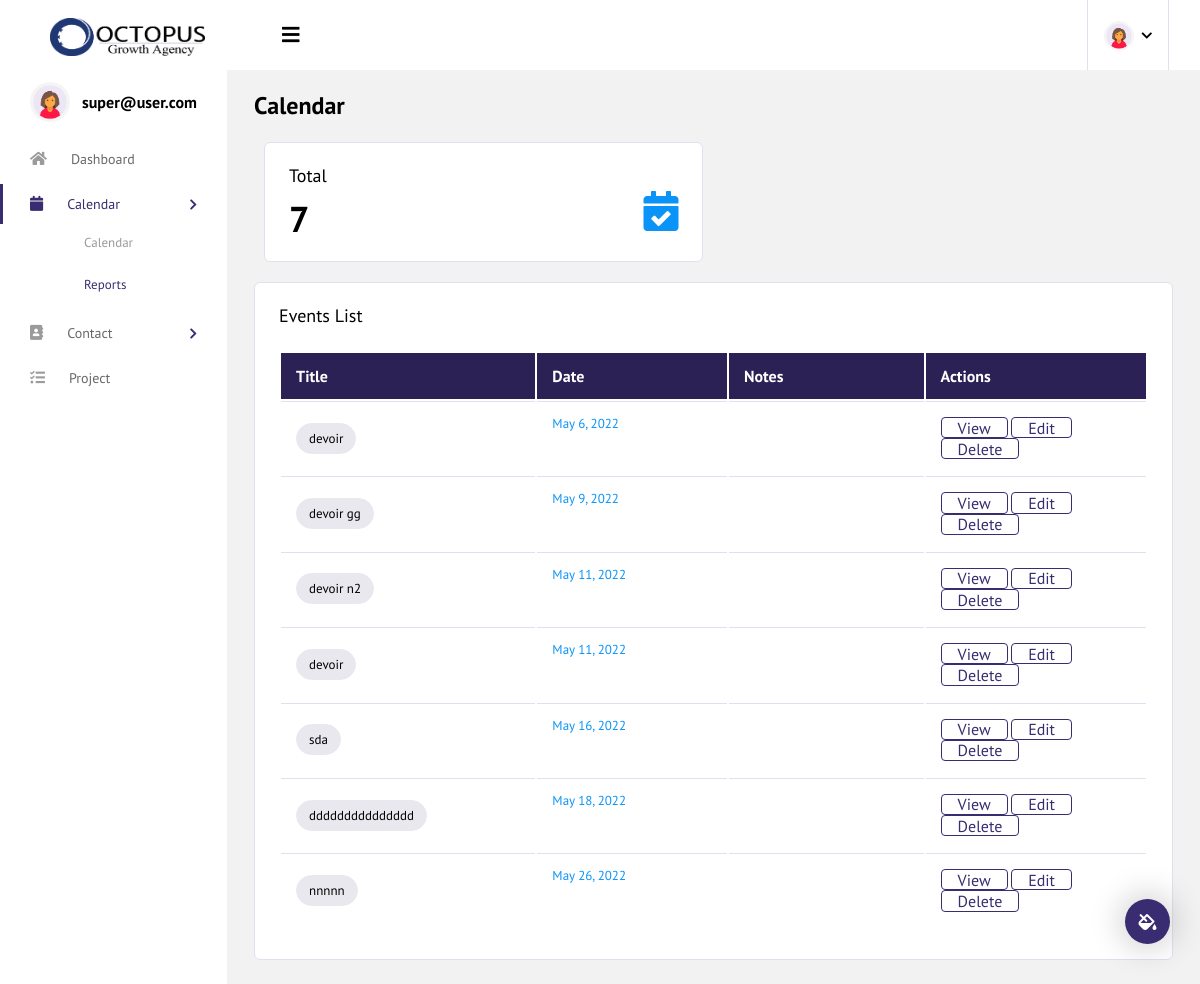
Screenshot of /meetings/event_list (signed in) with the database file from the repository.
### accounts/models.py (models this page shows, shortened)
class User(AbstractUser):
    username        = None
    email           = models.EmailField('email address', unique=True)
    picture         = models.ImageField(upload_to='images/faces', null=True, blank=True)
    pseudo          = models.CharField( max_length=150, null=True, blank=True)
    role            = models.CharField( max_length=150, null=True, blank=True)
    notes           = tinymce_models.HTMLField( blank=True, null=True)
    is_active       = models.BooleanField(default=False)
    is_manager      = models.BooleanField(default=False)
    is_admin        = models.BooleanField(default=False)
    USERNAME_FIELD  = 'email'
    REQUIRED_FIELDS = []
    objects         = UserManager()

### meetings/models.py (models this page shows, shortened)
class Event(models.Model):
    title        = models.CharField(max_length=200)
    description  = tinymce_models.HTMLField( blank=True, null=True)
    start_date   = models.DateField()
    start_time   = models.TimeField(blank=True, null=True,)
    end_time     = models.TimeField(blank=True, null=True,)
    company      = models.ForeignKey(Company, blank=True, null=True, on_delete=models.CASCADE)
    manager      = models.ForeignKey(Employee, blank=True, null=True, on_delete=models.CASCADE)

### meetings/views.py (the view)
# urls.py: path('event_list', login_required(EventsListView.as_view()), name='event_list'),
class EventsListView(RedirectPermissionRequiredMixin,ListView):
    template_name= "event_list.html"
    model = Event
    permission_required= 'meetings.view_meet'
    def get_context_data(self, **kwargs):
        context = super(EventsListView, self).get_context_data(**kwargs)
        context["event_count"] =Event.objects.all().count()
        filters= Eventsfilter(self.request.GET, queryset=Event.objects.all().order_by('start_date'))
        context["events"] = filters.qs
        return context

### meetings/templates/event_list.html (shortened to what this page needs)
{% extends "base.html" %}
{% load static %}
{% block content %}
      <div class="content-wrapper">
          <div class="page-header">
              <h3 class="page-title">
                Calendar
              </h3>
          </div>
          <div>
            <div class="col-md-6 grid-margin">
                <div class="card">
                    <div class="card-body">
                        <h4 class="card-title mb-0">Total</h4>
                        <div class="d-flex justify-content-between align-items-center">
                            <div class="d-inline-block pt-3">
                                <div class="d-md-flex">
                                    <h2 class="mb-0">{{ event_count }} </h2>
                                </div>
                            </div>
                            <div class="d-inline-block">
                                <i class=" fas  fa-solid fa-calendar-check text-info icon-lg"></i>
                            </div>
                        </div>
                    </div>
                </div>
            </div>
        </div>
        <div class="card">
            <div class="card-body">
              <h4 class="card-title">Events List</h4>
              <div class="row">
                <div class="col-12">
                  <div class="table-responsive">
                    <div id="order-listing_wrapper" class="dataTables_wrapper container-fluid dt-bootstrap4 no-footer">
                        <div class="row">
                                <div class="row">
                                    <div class="col-sm-12">
                                        <table id="order-listing" class="table dataTable no-footer" role="grid" aria-describedby="order-listing_info">
                                            <thead style="background-color: #2b2155; color:#fff;">
                                                <tr role="row">
                                                    <th style="width:400px;">Title </th>
                                                    <th style="width:400px;">Date</th>
                                                    <th style="width:400px;">Notes</th>
                                                    <th style="width:400px;" >Actions</th>
                                                </tr>
                                            </thead>
                                            <tbody>
                                                {% for event in events %}
                                            <tr role="row" class="odd">
                                                    <td ><span class="badge badge-pill badge-light">{{event.title}}</span> </td>
                                                    <td class="d-block text-info">{{event.start_date}}</td>
                                                    <td >{{event.description|safe}}</td>
                                                    <td >
                                                    <a href="{% url 'meetings:event_view' event.pk %}">
                                                        <button class="btn btn-outline-primary">View</button></a>
                                                    <a href="{% url 'meetings:edit_event' event.pk %}">
                                                    <button class="btn btn-outline-primary">Edit</button></a>
                                                    <a href="#">
                                                        <button class="btn btn-outline-primary">Delete</button></a>
                                                    </td>
                                                </tr>
                                            {% endfor %}
                                            </tbody>
                                            </table>
                                        </div>
                                    </div>
                                </div>
                                        </div>
                                        </div>
                                        </div>
                                    </div>
                                </div>
                            </div>
  </div>
  {% endblock content %}

### templates/navbar.html (shortened to what this page needs)
{% load static %}
<div class="container-scroller">
      <nav class="navbar col-lg-12 col-12 p-0 fixed-top d-flex flex-row default-layout-navbar">
        <div class="text-center navbar-brand-wrapper d-flex align-items-center justify-content-center">
          <a class="navbar-brand brand-logo" href="/"><img src="{% static 'images/logo.png' %}" alt="logo"/></a>
        </div>
        <div class="navbar-menu-wrapper d-flex align-items-stretch">
          <button class="navbar-toggler navbar-toggler align-self-center" type="button" data-toggle="minimize">
            <span class="fas fa-bars"></span>
          </button>
          <ul class="navbar-nav navbar-nav-right">
            <li class="nav-item nav-profile dropdown">
              <a class="nav-link dropdown-toggle" href="#" data-toggle="dropdown" id="profileDropdown">
              {% if user.picture %}
                <img src="{{user.picture.url}}" alt="profile"/>
              {% else %}
                <img  src="{% static 'images/avatar.png' %}" alt="logo"/>
              {% endif %}
              </a>
            </li>
          </ul>
        </div>
      </nav>

### templates/sidebar.html (shortened to what this page needs)
{% load static %}
    <div class="container-fluid page-body-wrapper">
          <div class="theme-setting-wrapper">
            <div id="settings-trigger"><i class="fas fa-fill-drip"></i></div>
          </div>
     <nav class="sidebar sidebar-offcanvas" id="sidebar">
        <ul class="nav">
          <li class="nav-item nav-profile">
            <div class="nav-link">
              <div class="profile-image">
              {% if user.picture %}
                  <img  src="{{user.picture.url}}" alt="image"/>
              {% else %}
                  <img  src="{% static 'images/avatar.png' %}" alt="logo"/>
              {% endif %}
              </div>
              <div class="profile-name">
                <p class="name">
                  <a href="{% url 'accounts:userdetail' %}" style="text-decoration:none; color:black;">{{ user.get_username }} </a>
                </p>
              </div>
            </div>
          </li>
          <li class="nav-item">
            <a class="nav-link" href="/" >
              <i class="fa fa-home menu-icon"></i>
              <span class="menu-title">Dashboard</span>
            </a>
          </li>
          <li class="nav-item">
            <a class="nav-link" data-toggle="collapse" href="#editors" aria-expanded="false" aria-controls="editors">
              <i class="fas fa-solid fa-calendar menu-icon"></i>
              <span class="menu-title" >Calendar</span>
              <i class="menu-arrow"></i>
            </a>
            <div class="collapse" id="editors">
              <ul class="nav flex-column sub-menu">
                <li class="nav-item"><a class="nav-link" href="{% url 'meetings:calendar' %}" style="text-decoration : none;"> Calendar</a></li>
                <li class="nav-item"><a class="nav-link" href="{% url 'meetings:event_list' %}"   style="text-decoration : none;"> Reports </a></li>
              </ul>
            </div>
          </li>
          <li class="nav-item">
            <a class="nav-link" data-toggle="collapse" href="#charts" aria-expanded="false" aria-controls="charts">
              <i class="fas fa-solid fa-address-book menu-icon"></i>
              <span class="menu-title">Contact</span>
              <i class="menu-arrow"></i>
            </a>
          </li>
          <li class="nav-item">
            <a class="nav-link" href="{% url 'project:projectlist' %}"  >
              <i class="fa fa fa-tasks menu-icon"></i>
              <span class="menu-title">Project</span>
            </a>
          </li>
        </ul>
      </nav>

### rows the page displays
User: picture (picture), get_username "super@user.com"
Event: title "devoir", start_date "May 6, 2022"
Event: title "devoir gg", start_date "May 9, 2022"
Event: title "devoir n2", start_date "May 11, 2022"
Event: title "devoir", start_date "May 11, 2022"
Event: title "sda", start_date "May 16, 2022"
Event: title "ddddddddddddddd", start_date "May 18, 2022"
Event: title "nnnnn", start_date "May 26, 2022"

### other values shown
{{ event_count }} "7"
